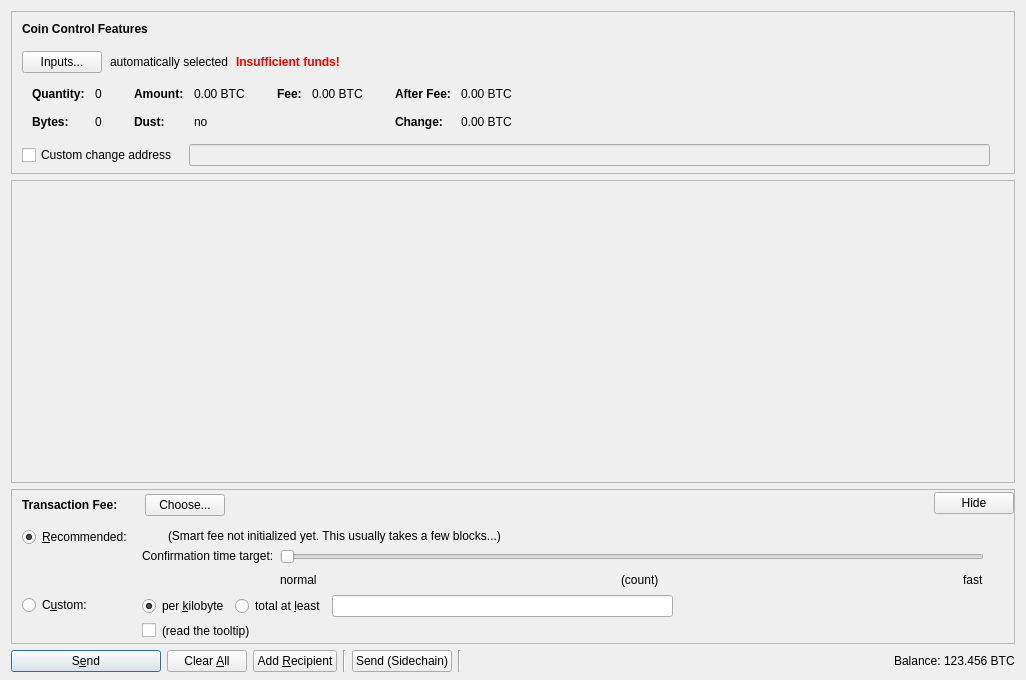
<?xml version="1.0" encoding="UTF-8"?>
<ui version="4.0">
 <class>SendCoinsDialog</class>
 <widget class="QDialog" name="SendCoinsDialog">
  <property name="geometry">
   <rect>
    <x>0</x>
    <y>0</y>
    <width>1026</width>
    <height>680</height>
   </rect>
  </property>
  <property name="windowTitle">
   <string>Send Coins</string>
  </property>
  <layout class="QVBoxLayout" name="verticalLayout" stretch="0,1,0,0">
   <property name="bottomMargin">
    <number>8</number>
   </property>
   <item>
    <widget class="QFrame" name="frameCoinControl">
     <property name="sizePolicy">
      <sizepolicy hsizetype="Expanding" vsizetype="Expanding">
       <horstretch>0</horstretch>
       <verstretch>0</verstretch>
      </sizepolicy>
     </property>
     <property name="maximumSize">
      <size>
       <width>16777215</width>
       <height>16777215</height>
      </size>
     </property>
     <property name="frameShape">
      <enum>QFrame::StyledPanel</enum>
     </property>
     <property name="frameShadow">
      <enum>QFrame::Sunken</enum>
     </property>
     <layout class="QVBoxLayout" name="verticalLayoutCoinControl2">
      <property name="spacing">
       <number>0</number>
      </property>
      <property name="leftMargin">
       <number>0</number>
      </property>
      <property name="topMargin">
       <number>0</number>
      </property>
      <property name="rightMargin">
       <number>0</number>
      </property>
      <property name="bottomMargin">
       <number>6</number>
      </property>
      <item>
       <layout class="QVBoxLayout" name="verticalLayoutCoinControl" stretch="0,0,0,0,1">
        <property name="spacing">
         <number>0</number>
        </property>
        <property name="leftMargin">
         <number>10</number>
        </property>
        <property name="topMargin">
         <number>10</number>
        </property>
        <item>
         <layout class="QHBoxLayout" name="horizontalLayoutCoinControl1">
          <property name="bottomMargin">
           <number>15</number>
          </property>
          <item>
           <widget class="QLabel" name="labelCoinControlFeatures">
            <property name="sizePolicy">
             <sizepolicy hsizetype="Preferred" vsizetype="Maximum">
              <horstretch>0</horstretch>
              <verstretch>0</verstretch>
             </sizepolicy>
            </property>
            <property name="font">
             <font>
              <weight>75</weight>
              <bold>true</bold>
             </font>
            </property>
            <property name="styleSheet">
             <string notr="true">font-weight:bold;</string>
            </property>
            <property name="text">
             <string>Coin Control Features</string>
            </property>
           </widget>
          </item>
         </layout>
        </item>
        <item>
         <layout class="QHBoxLayout" name="horizontalLayoutCoinControl2" stretch="0,0,0,0">
          <property name="spacing">
           <number>8</number>
          </property>
          <property name="bottomMargin">
           <number>10</number>
          </property>
          <item>
           <widget class="QPushButton" name="pushButtonCoinControl">
            <property name="styleSheet">
             <string notr="true"/>
            </property>
            <property name="text">
             <string>Inputs...</string>
            </property>
            <property name="autoDefault">
             <bool>false</bool>
            </property>
           </widget>
          </item>
          <item>
           <widget class="QLabel" name="labelCoinControlAutomaticallySelected">
            <property name="text">
             <string>automatically selected</string>
            </property>
            <property name="margin">
             <number>5</number>
            </property>
           </widget>
          </item>
          <item>
           <widget class="QLabel" name="labelCoinControlInsuffFunds">
            <property name="font">
             <font>
              <weight>75</weight>
              <bold>true</bold>
             </font>
            </property>
            <property name="styleSheet">
             <string notr="true">color:red;font-weight:bold;</string>
            </property>
            <property name="text">
             <string>Insufficient funds!</string>
            </property>
            <property name="margin">
             <number>5</number>
            </property>
           </widget>
          </item>
          <item>
           <spacer name="horizontalSpacerCoinControl">
            <property name="orientation">
             <enum>Qt::Horizontal</enum>
            </property>
            <property name="sizeHint" stdset="0">
             <size>
              <width>40</width>
              <height>1</height>
             </size>
            </property>
           </spacer>
          </item>
         </layout>
        </item>
        <item>
         <widget class="QWidget" name="widgetCoinControl" native="true">
          <property name="sizePolicy">
           <sizepolicy hsizetype="Preferred" vsizetype="Preferred">
            <horstretch>0</horstretch>
            <verstretch>0</verstretch>
           </sizepolicy>
          </property>
          <property name="minimumSize">
           <size>
            <width>0</width>
            <height>0</height>
           </size>
          </property>
          <property name="styleSheet">
           <string notr="true"/>
          </property>
          <layout class="QHBoxLayout" name="horizontalLayoutCoinControl5">
           <property name="leftMargin">
            <number>0</number>
           </property>
           <property name="topMargin">
            <number>0</number>
           </property>
           <property name="rightMargin">
            <number>0</number>
           </property>
           <property name="bottomMargin">
            <number>0</number>
           </property>
           <item>
            <layout class="QHBoxLayout" name="horizontalLayoutCoinControl3" stretch="0,0,0,1">
             <property name="spacing">
              <number>20</number>
             </property>
             <property name="topMargin">
              <number>0</number>
             </property>
             <property name="bottomMargin">
              <number>10</number>
             </property>
             <item>
              <layout class="QFormLayout" name="formLayoutCoinControl1">
               <property name="horizontalSpacing">
                <number>10</number>
               </property>
               <property name="verticalSpacing">
                <number>14</number>
               </property>
               <property name="leftMargin">
                <number>10</number>
               </property>
               <property name="topMargin">
                <number>4</number>
               </property>
               <property name="rightMargin">
                <number>6</number>
               </property>
               <item row="0" column="0">
                <widget class="QLabel" name="labelCoinControlQuantityText">
                 <property name="font">
                  <font>
                   <weight>75</weight>
                   <bold>true</bold>
                  </font>
                 </property>
                 <property name="text">
                  <string>Quantity:</string>
                 </property>
                 <property name="margin">
                  <number>0</number>
                 </property>
                </widget>
               </item>
               <item row="0" column="1">
                <widget class="QLabel" name="labelCoinControlQuantity">
                 <property name="cursor">
                  <cursorShape>IBeamCursor</cursorShape>
                 </property>
                 <property name="contextMenuPolicy">
                  <enum>Qt::ActionsContextMenu</enum>
                 </property>
                 <property name="text">
                  <string notr="true">0</string>
                 </property>
                 <property name="margin">
                  <number>0</number>
                 </property>
                 <property name="textInteractionFlags">
                  <set>Qt::LinksAccessibleByMouse|Qt::TextSelectableByKeyboard|Qt::TextSelectableByMouse</set>
                 </property>
                </widget>
               </item>
               <item row="1" column="0">
                <widget class="QLabel" name="labelCoinControlBytesText">
                 <property name="font">
                  <font>
                   <weight>75</weight>
                   <bold>true</bold>
                  </font>
                 </property>
                 <property name="text">
                  <string>Bytes:</string>
                 </property>
                </widget>
               </item>
               <item row="1" column="1">
                <widget class="QLabel" name="labelCoinControlBytes">
                 <property name="cursor">
                  <cursorShape>IBeamCursor</cursorShape>
                 </property>
                 <property name="contextMenuPolicy">
                  <enum>Qt::ActionsContextMenu</enum>
                 </property>
                 <property name="text">
                  <string notr="true">0</string>
                 </property>
                 <property name="textInteractionFlags">
                  <set>Qt::LinksAccessibleByMouse|Qt::TextSelectableByKeyboard|Qt::TextSelectableByMouse</set>
                 </property>
                </widget>
               </item>
              </layout>
             </item>
             <item>
              <layout class="QFormLayout" name="formLayoutCoinControl2">
               <property name="horizontalSpacing">
                <number>10</number>
               </property>
               <property name="verticalSpacing">
                <number>14</number>
               </property>
               <property name="leftMargin">
                <number>6</number>
               </property>
               <property name="topMargin">
                <number>4</number>
               </property>
               <property name="rightMargin">
                <number>6</number>
               </property>
               <item row="0" column="0">
                <widget class="QLabel" name="labelCoinControlAmountText">
                 <property name="font">
                  <font>
                   <weight>75</weight>
                   <bold>true</bold>
                  </font>
                 </property>
                 <property name="text">
                  <string>Amount:</string>
                 </property>
                 <property name="margin">
                  <number>0</number>
                 </property>
                </widget>
               </item>
               <item row="0" column="1">
                <widget class="QLabel" name="labelCoinControlAmount">
                 <property name="cursor">
                  <cursorShape>IBeamCursor</cursorShape>
                 </property>
                 <property name="contextMenuPolicy">
                  <enum>Qt::ActionsContextMenu</enum>
                 </property>
                 <property name="text">
                  <string notr="true">0.00 BTC</string>
                 </property>
                 <property name="textInteractionFlags">
                  <set>Qt::LinksAccessibleByMouse|Qt::TextSelectableByKeyboard|Qt::TextSelectableByMouse</set>
                 </property>
                </widget>
               </item>
               <item row="1" column="0">
                <widget class="QLabel" name="labelCoinControlLowOutputText">
                 <property name="font">
                  <font>
                   <weight>75</weight>
                   <bold>true</bold>
                  </font>
                 </property>
                 <property name="text">
                  <string>Dust:</string>
                 </property>
                </widget>
               </item>
               <item row="1" column="1">
                <widget class="QLabel" name="labelCoinControlLowOutput">
                 <property name="cursor">
                  <cursorShape>IBeamCursor</cursorShape>
                 </property>
                 <property name="contextMenuPolicy">
                  <enum>Qt::ActionsContextMenu</enum>
                 </property>
                 <property name="text">
                  <string notr="true">no</string>
                 </property>
                 <property name="textInteractionFlags">
                  <set>Qt::LinksAccessibleByMouse|Qt::TextSelectableByKeyboard|Qt::TextSelectableByMouse</set>
                 </property>
                </widget>
               </item>
              </layout>
             </item>
             <item>
              <layout class="QFormLayout" name="formLayoutCoinControl3">
               <property name="horizontalSpacing">
                <number>10</number>
               </property>
               <property name="verticalSpacing">
                <number>14</number>
               </property>
               <property name="leftMargin">
                <number>6</number>
               </property>
               <property name="topMargin">
                <number>4</number>
               </property>
               <property name="rightMargin">
                <number>6</number>
               </property>
               <item row="0" column="0">
                <widget class="QLabel" name="labelCoinControlFeeText">
                 <property name="font">
                  <font>
                   <weight>75</weight>
                   <bold>true</bold>
                  </font>
                 </property>
                 <property name="text">
                  <string>Fee:</string>
                 </property>
                 <property name="margin">
                  <number>0</number>
                 </property>
                </widget>
               </item>
               <item row="0" column="1">
                <widget class="QLabel" name="labelCoinControlFee">
                 <property name="cursor">
                  <cursorShape>IBeamCursor</cursorShape>
                 </property>
                 <property name="contextMenuPolicy">
                  <enum>Qt::ActionsContextMenu</enum>
                 </property>
                 <property name="text">
                  <string notr="true">0.00 BTC</string>
                 </property>
                 <property name="textInteractionFlags">
                  <set>Qt::LinksAccessibleByMouse|Qt::TextSelectableByKeyboard|Qt::TextSelectableByMouse</set>
                 </property>
                </widget>
               </item>
              </layout>
             </item>
             <item>
              <layout class="QFormLayout" name="formLayoutCoinControl4">
               <property name="horizontalSpacing">
                <number>10</number>
               </property>
               <property name="verticalSpacing">
                <number>14</number>
               </property>
               <property name="leftMargin">
                <number>6</number>
               </property>
               <property name="topMargin">
                <number>4</number>
               </property>
               <property name="rightMargin">
                <number>6</number>
               </property>
               <item row="0" column="0">
                <widget class="QLabel" name="labelCoinControlAfterFeeText">
                 <property name="font">
                  <font>
                   <weight>75</weight>
                   <bold>true</bold>
                  </font>
                 </property>
                 <property name="text">
                  <string>After Fee:</string>
                 </property>
                 <property name="margin">
                  <number>0</number>
                 </property>
                </widget>
               </item>
               <item row="0" column="1">
                <widget class="QLabel" name="labelCoinControlAfterFee">
                 <property name="cursor">
                  <cursorShape>IBeamCursor</cursorShape>
                 </property>
                 <property name="contextMenuPolicy">
                  <enum>Qt::ActionsContextMenu</enum>
                 </property>
                 <property name="text">
                  <string notr="true">0.00 BTC</string>
                 </property>
                 <property name="textInteractionFlags">
                  <set>Qt::LinksAccessibleByMouse|Qt::TextSelectableByKeyboard|Qt::TextSelectableByMouse</set>
                 </property>
                </widget>
               </item>
               <item row="1" column="0">
                <widget class="QLabel" name="labelCoinControlChangeText">
                 <property name="font">
                  <font>
                   <weight>75</weight>
                   <bold>true</bold>
                  </font>
                 </property>
                 <property name="text">
                  <string>Change:</string>
                 </property>
                </widget>
               </item>
               <item row="1" column="1">
                <widget class="QLabel" name="labelCoinControlChange">
                 <property name="cursor">
                  <cursorShape>IBeamCursor</cursorShape>
                 </property>
                 <property name="contextMenuPolicy">
                  <enum>Qt::ActionsContextMenu</enum>
                 </property>
                 <property name="text">
                  <string notr="true">0.00 BTC</string>
                 </property>
                 <property name="textInteractionFlags">
                  <set>Qt::LinksAccessibleByMouse|Qt::TextSelectableByKeyboard|Qt::TextSelectableByMouse</set>
                 </property>
                </widget>
               </item>
              </layout>
             </item>
            </layout>
           </item>
          </layout>
         </widget>
        </item>
        <item>
         <layout class="QHBoxLayout" name="horizontalLayoutCoinControl4" stretch="0,0,0">
          <property name="spacing">
           <number>12</number>
          </property>
          <property name="sizeConstraint">
           <enum>QLayout::SetDefaultConstraint</enum>
          </property>
          <property name="topMargin">
           <number>5</number>
          </property>
          <property name="rightMargin">
           <number>5</number>
          </property>
          <item>
           <widget class="QCheckBox" name="checkBoxCoinControlChange">
            <property name="toolTip">
             <string>If this is activated, but the change address is empty or invalid, change will be sent to a newly generated address.</string>
            </property>
            <property name="text">
             <string>Custom change address</string>
            </property>
           </widget>
          </item>
          <item>
           <widget class="QValidatedLineEdit" name="lineEditCoinControlChange">
            <property name="enabled">
             <bool>false</bool>
            </property>
            <property name="sizePolicy">
             <sizepolicy hsizetype="Expanding" vsizetype="Fixed">
              <horstretch>0</horstretch>
              <verstretch>0</verstretch>
             </sizepolicy>
            </property>
           </widget>
          </item>
          <item>
           <widget class="QLabel" name="labelCoinControlChangeLabel">
            <property name="sizePolicy">
             <sizepolicy hsizetype="Preferred" vsizetype="Expanding">
              <horstretch>0</horstretch>
              <verstretch>0</verstretch>
             </sizepolicy>
            </property>
            <property name="minimumSize">
             <size>
              <width>0</width>
              <height>0</height>
             </size>
            </property>
            <property name="text">
             <string/>
            </property>
            <property name="margin">
             <number>3</number>
            </property>
           </widget>
          </item>
         </layout>
        </item>
        <item>
         <spacer name="verticalSpacerCoinControl">
          <property name="orientation">
           <enum>Qt::Vertical</enum>
          </property>
          <property name="sizeHint" stdset="0">
           <size>
            <width>800</width>
            <height>1</height>
           </size>
          </property>
         </spacer>
        </item>
       </layout>
      </item>
     </layout>
    </widget>
   </item>
   <item>
    <widget class="QScrollArea" name="scrollArea">
     <property name="widgetResizable">
      <bool>true</bool>
     </property>
     <widget class="QWidget" name="scrollAreaWidgetContents">
      <property name="geometry">
       <rect>
        <x>0</x>
        <y>0</y>
        <width>1004</width>
        <height>75</height>
       </rect>
      </property>
      <layout class="QVBoxLayout" name="verticalLayout_2" stretch="0,1">
       <property name="leftMargin">
        <number>0</number>
       </property>
       <property name="topMargin">
        <number>0</number>
       </property>
       <property name="rightMargin">
        <number>0</number>
       </property>
       <property name="bottomMargin">
        <number>0</number>
       </property>
       <item>
        <layout class="QVBoxLayout" name="entries">
         <property name="spacing">
          <number>6</number>
         </property>
        </layout>
       </item>
       <item>
        <spacer name="verticalSpacer">
         <property name="orientation">
          <enum>Qt::Vertical</enum>
         </property>
         <property name="sizeHint" stdset="0">
          <size>
           <width>20</width>
           <height>40</height>
          </size>
         </property>
        </spacer>
       </item>
      </layout>
     </widget>
    </widget>
   </item>
   <item>
    <widget class="QFrame" name="frameFee">
     <property name="sizePolicy">
      <sizepolicy hsizetype="Expanding" vsizetype="Expanding">
       <horstretch>0</horstretch>
       <verstretch>0</verstretch>
      </sizepolicy>
     </property>
     <property name="maximumSize">
      <size>
       <width>16777215</width>
       <height>16777215</height>
      </size>
     </property>
     <property name="frameShape">
      <enum>QFrame::StyledPanel</enum>
     </property>
     <property name="frameShadow">
      <enum>QFrame::Sunken</enum>
     </property>
     <layout class="QVBoxLayout" name="verticalLayoutFee1">
      <property name="spacing">
       <number>0</number>
      </property>
      <property name="leftMargin">
       <number>0</number>
      </property>
      <property name="topMargin">
       <number>0</number>
      </property>
      <property name="rightMargin">
       <number>0</number>
      </property>
      <property name="bottomMargin">
       <number>0</number>
      </property>
      <item>
       <layout class="QVBoxLayout" name="verticalLayoutFee2" stretch="0,0,0">
        <property name="spacing">
         <number>0</number>
        </property>
        <property name="leftMargin">
         <number>10</number>
        </property>
        <property name="topMargin">
         <number>0</number>
        </property>
        <item>
         <layout class="QHBoxLayout" name="horizontalLayoutFee1">
          <property name="bottomMargin">
           <number>0</number>
          </property>
          <item>
           <layout class="QVBoxLayout" name="verticalLayoutFee7">
            <property name="spacing">
             <number>0</number>
            </property>
            <item>
             <spacer name="verticalSpacerSmartFee">
              <property name="orientation">
               <enum>Qt::Vertical</enum>
              </property>
              <property name="sizeType">
               <enum>QSizePolicy::Fixed</enum>
              </property>
              <property name="sizeHint" stdset="0">
               <size>
                <width>1</width>
                <height>4</height>
               </size>
              </property>
             </spacer>
            </item>
            <item>
             <layout class="QHBoxLayout" name="horizontalLayoutSmartFee">
              <property name="spacing">
               <number>10</number>
              </property>
              <item>
               <widget class="QLabel" name="labelFeeHeadline">
                <property name="sizePolicy">
                 <sizepolicy hsizetype="Preferred" vsizetype="Maximum">
                  <horstretch>0</horstretch>
                  <verstretch>0</verstretch>
                 </sizepolicy>
                </property>
                <property name="font">
                 <font>
                  <weight>75</weight>
                  <bold>true</bold>
                 </font>
                </property>
                <property name="styleSheet">
                 <string notr="true">font-weight:bold;</string>
                </property>
                <property name="text">
                 <string>Transaction Fee:</string>
                </property>
               </widget>
              </item>
              <item>
               <widget class="QLabel" name="labelFeeMinimized">
                <property name="text">
                 <string/>
                </property>
               </widget>
              </item>
              <item>
               <widget class="QPushButton" name="buttonChooseFee">
                <property name="text">
                 <string>Choose...</string>
                </property>
               </widget>
              </item>
             </layout>
            </item>
            <item>
             <spacer name="verticalSpacer_5">
              <property name="orientation">
               <enum>Qt::Vertical</enum>
              </property>
              <property name="sizeHint" stdset="0">
               <size>
                <width>1</width>
                <height>1</height>
               </size>
              </property>
             </spacer>
            </item>
           </layout>
          </item>
          <item>
           <spacer name="horizontalSpacer_4">
            <property name="orientation">
             <enum>Qt::Horizontal</enum>
            </property>
            <property name="sizeHint" stdset="0">
             <size>
              <width>40</width>
              <height>20</height>
             </size>
            </property>
           </spacer>
          </item>
          <item>
           <widget class="QPushButton" name="buttonMinimizeFee">
            <property name="toolTip">
             <string>collapse fee-settings</string>
            </property>
            <property name="text">
             <string>Hide</string>
            </property>
           </widget>
          </item>
         </layout>
        </item>
        <item>
         <widget class="QFrame" name="frameFeeSelection">
          <layout class="QVBoxLayout" name="verticalLayoutFee12">
           <property name="spacing">
            <number>0</number>
           </property>
           <property name="leftMargin">
            <number>0</number>
           </property>
           <property name="topMargin">
            <number>0</number>
           </property>
           <property name="rightMargin">
            <number>0</number>
           </property>
           <property name="bottomMargin">
            <number>0</number>
           </property>
           <item>
            <layout class="QGridLayout" name="gridLayoutFee">
             <property name="topMargin">
              <number>10</number>
             </property>
             <property name="bottomMargin">
              <number>4</number>
             </property>
             <property name="horizontalSpacing">
              <number>10</number>
             </property>
             <property name="verticalSpacing">
              <number>4</number>
             </property>
             <item row="1" column="1">
              <layout class="QVBoxLayout" name="verticalLayoutFee8">
               <property name="spacing">
                <number>6</number>
               </property>
               <item>
                <layout class="QHBoxLayout" name="horizontalLayoutFee13">
                 <item>
                  <widget class="QRadioButton" name="radioCustomPerKilobyte">
                   <property name="toolTip">
                    <string>If the custom fee is set to 1000 satoshis and the transaction is only 250 bytes, then &quot;per kilobyte&quot; only pays 250 satoshis in fee, while &quot;total at least&quot; pays 1000 satoshis. For transactions bigger than a kilobyte both pay by kilobyte.</string>
                   </property>
                   <property name="text">
                    <string>per &amp;kilobyte</string>
                   </property>
                   <property name="checked">
                    <bool>true</bool>
                   </property>
                   <attribute name="buttonGroup">
                    <string notr="true">groupCustomFee</string>
                   </attribute>
                  </widget>
                 </item>
                 <item>
                  <widget class="QRadioButton" name="radioCustomAtLeast">
                   <property name="toolTip">
                    <string>If the custom fee is set to 1000 satoshis and the transaction is only 250 bytes, then &quot;per kilobyte&quot; only pays 250 satoshis in fee, while &quot;total at least&quot; pays 1000 satoshis. For transactions bigger than a kilobyte both pay by kilobyte.</string>
                   </property>
                   <property name="text">
                    <string>total at &amp;least</string>
                   </property>
                   <attribute name="buttonGroup">
                    <string notr="true">groupCustomFee</string>
                   </attribute>
                  </widget>
                 </item>
                 <item>
                  <widget class="BitcoinAmountField" name="customFee"/>
                 </item>
                 <item>
                  <spacer name="horizontalSpacer_6">
                   <property name="orientation">
                    <enum>Qt::Horizontal</enum>
                   </property>
                   <property name="sizeHint" stdset="0">
                    <size>
                     <width>1</width>
                     <height>1</height>
                    </size>
                   </property>
                  </spacer>
                 </item>
                </layout>
               </item>
               <item>
                <layout class="QHBoxLayout" name="horizontalLayoutFee8">
                 <item>
                  <widget class="QCheckBox" name="checkBoxMinimumFee">
                   <property name="toolTip">
                    <string>Paying only the minimum fee is just fine as long as there is less transaction volume than space in the blocks. But be aware that this can end up in a never confirming transaction once there is more demand for bitcoin transactions than the network can process.</string>
                   </property>
                   <property name="text">
                    <string/>
                   </property>
                  </widget>
                 </item>
                 <item>
                  <widget class="QLabel" name="labelMinFeeWarning">
                   <property name="enabled">
                    <bool>true</bool>
                   </property>
                   <property name="toolTip">
                    <string>Paying only the minimum fee is just fine as long as there is less transaction volume than space in the blocks. But be aware that this can end up in a never confirming transaction once there is more demand for bitcoin transactions than the network can process.</string>
                   </property>
                   <property name="text">
                    <string>(read the tooltip)</string>
                   </property>
                   <property name="margin">
                    <number>5</number>
                   </property>
                  </widget>
                 </item>
                 <item>
                  <spacer name="horizontalSpacer_2">
                   <property name="orientation">
                    <enum>Qt::Horizontal</enum>
                   </property>
                   <property name="sizeHint" stdset="0">
                    <size>
                     <width>1</width>
                     <height>1</height>
                    </size>
                   </property>
                  </spacer>
                 </item>
                </layout>
               </item>
              </layout>
             </item>
             <item row="0" column="0">
              <layout class="QVBoxLayout" name="verticalLayoutFee4" stretch="0,1">
               <item>
                <widget class="QRadioButton" name="radioSmartFee">
                 <property name="text">
                  <string>&amp;Recommended:</string>
                 </property>
                 <property name="checked">
                  <bool>true</bool>
                 </property>
                 <attribute name="buttonGroup">
                  <string notr="true">groupFee</string>
                 </attribute>
                </widget>
               </item>
               <item>
                <spacer name="verticalSpacer_2">
                 <property name="orientation">
                  <enum>Qt::Vertical</enum>
                 </property>
                 <property name="sizeHint" stdset="0">
                  <size>
                   <width>1</width>
                   <height>1</height>
                  </size>
                 </property>
                </spacer>
               </item>
              </layout>
             </item>
             <item row="1" column="0">
              <layout class="QVBoxLayout" name="verticalLayoutFee9" stretch="0,1">
               <item>
                <widget class="QRadioButton" name="radioCustomFee">
                 <property name="text">
                  <string>C&amp;ustom:</string>
                 </property>
                 <attribute name="buttonGroup">
                  <string notr="true">groupFee</string>
                 </attribute>
                </widget>
               </item>
               <item>
                <spacer name="verticalSpacer_6">
                 <property name="orientation">
                  <enum>Qt::Vertical</enum>
                 </property>
                 <property name="sizeHint" stdset="0">
                  <size>
                   <width>1</width>
                   <height>1</height>
                  </size>
                 </property>
                </spacer>
               </item>
              </layout>
             </item>
             <item row="0" column="1">
              <layout class="QVBoxLayout" name="verticalLayoutFee3" stretch="0,0,1">
               <property name="spacing">
                <number>6</number>
               </property>
               <property name="topMargin">
                <number>2</number>
               </property>
               <item>
                <layout class="QHBoxLayout" name="horizontalLayoutFee12">
                 <item>
                  <widget class="QLabel" name="labelSmartFee">
                   <property name="text">
                    <string/>
                   </property>
                   <property name="margin">
                    <number>2</number>
                   </property>
                  </widget>
                 </item>
                 <item>
                  <widget class="QLabel" name="labelFeeEstimation">
                   <property name="text">
                    <string/>
                   </property>
                  </widget>
                 </item>
                 <item>
                  <widget class="QLabel" name="labelSmartFee2">
                   <property name="text">
                    <string>(Smart fee not initialized yet. This usually takes a few blocks...)</string>
                   </property>
                   <property name="margin">
                    <number>2</number>
                   </property>
                  </widget>
                 </item>
                 <item>
                  <spacer name="horizontalSpacer_5">
                   <property name="orientation">
                    <enum>Qt::Horizontal</enum>
                   </property>
                   <property name="sizeHint" stdset="0">
                    <size>
                     <width>1</width>
                     <height>1</height>
                    </size>
                   </property>
                  </spacer>
                 </item>
                </layout>
               </item>
               <item>
                <layout class="QHBoxLayout" name="horizontalLayoutFee9">
                 <item>
                  <layout class="QVBoxLayout" name="verticalLayoutFee6">
                   <item>
                    <widget class="QLabel" name="labelSmartFee3">
                     <property name="text">
                      <string>Confirmation time target:</string>
                     </property>
                     <property name="margin">
                      <number>2</number>
                     </property>
                    </widget>
                   </item>
                   <item>
                    <spacer name="verticalSpacer_3">
                     <property name="orientation">
                      <enum>Qt::Vertical</enum>
                     </property>
                     <property name="sizeHint" stdset="0">
                      <size>
                       <width>1</width>
                       <height>1</height>
                      </size>
                     </property>
                    </spacer>
                   </item>
                  </layout>
                 </item>
                 <item>
                  <layout class="QVBoxLayout" name="verticalLayoutFee5">
                   <property name="rightMargin">
                    <number>30</number>
                   </property>
                   <item>
                    <widget class="QSlider" name="sliderSmartFee">
                     <property name="minimum">
                      <number>0</number>
                     </property>
                     <property name="maximum">
                      <number>23</number>
                     </property>
                     <property name="pageStep">
                      <number>1</number>
                     </property>
                     <property name="value">
                      <number>0</number>
                     </property>
                     <property name="orientation">
                      <enum>Qt::Horizontal</enum>
                     </property>
                     <property name="invertedAppearance">
                      <bool>false</bool>
                     </property>
                     <property name="invertedControls">
                      <bool>false</bool>
                     </property>
                     <property name="tickPosition">
                      <enum>QSlider::NoTicks</enum>
                     </property>
                    </widget>
                   </item>
                   <item>
                    <layout class="QHBoxLayout" name="horizontalLayoutFee10">
                     <item>
                      <widget class="QLabel" name="labelSmartFeeNormal">
                       <property name="text">
                        <string>normal</string>
                       </property>
                      </widget>
                     </item>
                     <item>
                      <spacer name="horizontalSpacer_7">
                       <property name="orientation">
                        <enum>Qt::Horizontal</enum>
                       </property>
                       <property name="sizeHint" stdset="0">
                        <size>
                         <width>40</width>
                         <height>20</height>
                        </size>
                       </property>
                      </spacer>
                     </item>
                     <item>
                      <widget class="QLabel" name="confirmationTargetLabel">
                       <property name="text">
                        <string notr="true">(count)</string>
                       </property>
                      </widget>
                     </item>
                     <item>
                      <spacer name="horizontalSpacer_3">
                       <property name="orientation">
                        <enum>Qt::Horizontal</enum>
                       </property>
                       <property name="sizeHint" stdset="0">
                        <size>
                         <width>40</width>
                         <height>20</height>
                        </size>
                       </property>
                      </spacer>
                     </item>
                     <item>
                      <widget class="QLabel" name="labelSmartFeeFast">
                       <property name="text">
                        <string>fast</string>
                       </property>
                      </widget>
                     </item>
                    </layout>
                   </item>
                  </layout>
                 </item>
                </layout>
               </item>
               <item>
                <spacer name="verticalSpacer_4">
                 <property name="orientation">
                  <enum>Qt::Vertical</enum>
                 </property>
                 <property name="sizeHint" stdset="0">
                  <size>
                   <width>1</width>
                   <height>1</height>
                  </size>
                 </property>
                </spacer>
               </item>
              </layout>
             </item>
            </layout>
           </item>
          </layout>
         </widget>
        </item>
        <item>
         <spacer name="verticalSpacerFee">
          <property name="orientation">
           <enum>Qt::Vertical</enum>
          </property>
          <property name="sizeHint" stdset="0">
           <size>
            <width>800</width>
            <height>1</height>
           </size>
          </property>
         </spacer>
        </item>
       </layout>
      </item>
     </layout>
    </widget>
   </item>
   <item>
    <layout class="QHBoxLayout" name="horizontalLayout">
     <item>
      <widget class="QPushButton" name="sendButton">
       <property name="minimumSize">
        <size>
         <width>150</width>
         <height>0</height>
        </size>
       </property>
       <property name="toolTip">
        <string>Confirm the send action</string>
       </property>
       <property name="text">
        <string>S&amp;end</string>
       </property>
       <property name="icon">
        <iconset resource="../bitcoin.qrc">
         <normaloff>:/icons/send</normaloff>:/icons/send</iconset>
       </property>
       <property name="autoDefault">
        <bool>false</bool>
       </property>
       <property name="default">
        <bool>true</bool>
       </property>
      </widget>
     </item>
     <item>
      <widget class="QPushButton" name="clearButton">
       <property name="sizePolicy">
        <sizepolicy hsizetype="Minimum" vsizetype="Fixed">
         <horstretch>0</horstretch>
         <verstretch>0</verstretch>
        </sizepolicy>
       </property>
       <property name="toolTip">
        <string>Clear all fields of the form.</string>
       </property>
       <property name="text">
        <string>Clear &amp;All</string>
       </property>
       <property name="icon">
        <iconset resource="../bitcoin.qrc">
         <normaloff>:/icons/remove</normaloff>:/icons/remove</iconset>
       </property>
       <property name="autoDefault">
        <bool>false</bool>
       </property>
      </widget>
     </item>
     <item>
      <widget class="QPushButton" name="addButton">
       <property name="toolTip">
        <string>Send to multiple recipients at once</string>
       </property>
       <property name="text">
        <string>Add &amp;Recipient</string>
       </property>
       <property name="icon">
        <iconset resource="../bitcoin.qrc">
         <normaloff>:/icons/add</normaloff>:/icons/add</iconset>
       </property>
       <property name="autoDefault">
        <bool>false</bool>
       </property>
      </widget>
     </item>
     <item>
      <widget class="Line" name="line_2">
       <property name="orientation">
        <enum>Qt::Vertical</enum>
       </property>
      </widget>
     </item>
     <item>
      <widget class="QPushButton" name="sendSidechainButton">
       <property name="text">
        <string>Send (Sidechain)</string>
       </property>
       <property name="icon">
        <iconset resource="../bitcoin.qrc">
         <normaloff>:/icons/tx_inout</normaloff>:/icons/tx_inout</iconset>
       </property>
      </widget>
     </item>
     <item>
      <widget class="Line" name="line_3">
       <property name="orientation">
        <enum>Qt::Vertical</enum>
       </property>
      </widget>
     </item>
     <item>
      <spacer name="horizontalSpacer_8">
       <property name="orientation">
        <enum>Qt::Horizontal</enum>
       </property>
       <property name="sizeHint" stdset="0">
        <size>
         <width>40</width>
         <height>20</height>
        </size>
       </property>
      </spacer>
     </item>
     <item>
      <layout class="QHBoxLayout" name="horizontalLayout_2">
       <property name="spacing">
        <number>3</number>
       </property>
       <item>
        <widget class="QLabel" name="label">
         <property name="sizePolicy">
          <sizepolicy hsizetype="Preferred" vsizetype="Fixed">
           <horstretch>0</horstretch>
           <verstretch>0</verstretch>
          </sizepolicy>
         </property>
         <property name="text">
          <string>Balance:</string>
         </property>
        </widget>
       </item>
       <item>
        <widget class="QLabel" name="labelBalance">
         <property name="sizePolicy">
          <sizepolicy hsizetype="Preferred" vsizetype="Fixed">
           <horstretch>0</horstretch>
           <verstretch>0</verstretch>
          </sizepolicy>
         </property>
         <property name="cursor">
          <cursorShape>IBeamCursor</cursorShape>
         </property>
         <property name="text">
          <string notr="true">123.456 BTC</string>
         </property>
         <property name="textInteractionFlags">
          <set>Qt::LinksAccessibleByMouse|Qt::TextSelectableByKeyboard|Qt::TextSelectableByMouse</set>
         </property>
        </widget>
       </item>
      </layout>
     </item>
    </layout>
   </item>
  </layout>
 </widget>
 <customwidgets>
  <customwidget>
   <class>QValidatedLineEdit</class>
   <extends>QLineEdit</extends>
   <header>qvalidatedlineedit.h</header>
  </customwidget>
  <customwidget>
   <class>BitcoinAmountField</class>
   <extends>QLineEdit</extends>
   <header>bitcoinamountfield.h</header>
   <container>1</container>
  </customwidget>
 </customwidgets>
 <resources>
  <include location="../bitcoin.qrc"/>
 </resources>
 <connections/>
 <buttongroups>
  <buttongroup name="groupFee"/>
  <buttongroup name="groupCustomFee"/>
 </buttongroups>
</ui>
